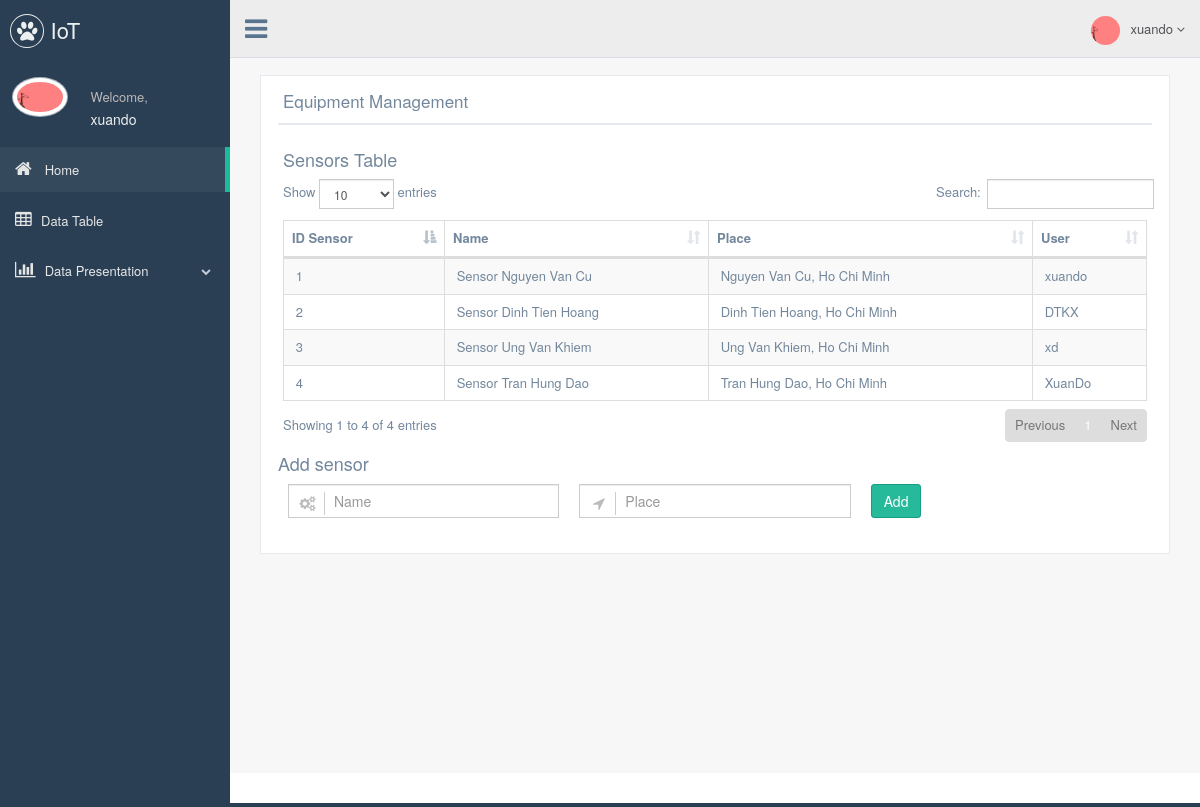
Screenshot of /index.php (signed in) with the database file from the repository.
### tables this page shows
CREATE TABLE IF NOT EXISTS `users` (
  `id` int(11) NOT NULL AUTO_INCREMENT,
  `username` varchar(255) NOT NULL,
  `email` varchar(255) NOT NULL,
  `password` varchar(255) NOT NULL,
  `created` datetime NOT NULL DEFAULT CURRENT_TIMESTAMP,
  `status` enum('1','0') NOT NULL DEFAULT '1',
  PRIMARY KEY (`id`)
);

CREATE TABLE IF NOT EXISTS `sensors` (
  `id` int(11) NOT NULL AUTO_INCREMENT,
  `name` varchar(255) NOT NULL,
  `place` varchar(255) NOT NULL,
  `user` varchar(255) NOT NULL,
  PRIMARY KEY (`id`)
);

### session.php (called while the page is built, shortened)
<?php
	$sessData = !empty($_SESSION['sessData'])?$_SESSION['sessData']:'';
	if(!empty($sessData['userLoggedIn']) && !empty($sessData['userID'])){
		include 'user.php';
		$user = new User();
		$conditions['where'] = array(
			'id' => $sessData['userID'],
		);
		$conditions['return_type'] = 'single';
		$userData = $user->getRows($conditions);
	}else{
		header("Location: login.php");
	}
?>

### user.php (called while the page is built, shortened)
<?php
    class User{
        private $dbHost     = "localhost";
        private $dbUsername = "root";
        private $dbPassword = "";
        private $dbName     = "iot";
        private $userTbl    = "users";
        public function __construct(){
            if(!isset($this->db)){
                $conn = new mysqli($this->dbHost, $this->dbUsername, $this->dbPassword, $this->dbName);
                if($conn->connect_error){
                    die("Failed to connect with MySQL: " . $conn->connect_error);
                }else{
                    $this->db = $conn;
                }
            }
        }
        public function getRows($conditions = array()){
            $sql = 'SELECT ';
            $sql .= array_key_exists("select",$conditions)?$conditions['select']:'*';
            $sql .= ' FROM '.$this->userTbl;
            if(array_key_exists("where",$conditions)){
                $sql .= ' WHERE ';
                $i = 0;
                foreach($conditions['where'] as $key => $value){
                    $pre = ($i > 0)?' AND ':'';
                    $sql .= $pre.$key." = '".$value."'";
                    $i++;
                }
            }
            $result = $this->db->query($sql);
            if(array_key_exists("return_type",$conditions) && $conditions['return_type'] != 'all'){
                switch($conditions['return_type']){
                    case 'single':
                        $data = $result->fetch_assoc();
                        break;
                }
            }else{
                if($result->num_rows > 0){
                    while($row = $result->fetch_assoc()){
                        $data[] = $row;
                    }
                }
            }
            return !empty($data)?$data:false;
        }
    }
?>

### index.php (the view, shortened to what this page needs)
<?php
	include ("session.php");
  $link=Connection();
  $result=mysqli_query($link,"SELECT * FROM sensors");
?>
<!DOCTYPE html>
<html lang="en">
  <head>
    <link href="vendors/bootstrap/dist/css/bootstrap.min.css" rel="stylesheet">
    <link href="vendors/font-awesome/css/font-awesome.min.css" rel="stylesheet">
    <link href="vendors/datatables.net-bs/css/dataTables.bootstrap.min.css" rel="stylesheet">
    <link href="vendors/datatables.net-buttons-bs/css/buttons.bootstrap.min.css" rel="stylesheet">
    <link href="build/css/custom.min.css" rel="stylesheet">
   </head>
  <body class="nav-md">
    <div class="container body">
      <div class="main_container">
      	<div class="col-md-3 left_col menu_fixed">
          <div class="left_col scroll-view">
            <div class="navbar nav_title" style="border: 0;">
              <a href="index.php" class="site_title"><i class="fa fa-paw"></i> <span>IoT</span></a>
            </div>
            <div class="profile clearfix">
              <div class="profile_pic">
                <img src="images/img.jpg" alt="..." class="img-circle profile_img">
              </div>
              <div class="profile_info">
                <span>Welcome,</span>
                <h2><?php echo $userData['username']; ?></h2>
              </div>
            </div>
            <div id="sidebar-menu" class="main_menu_side hidden-print main_menu">
              <div class="menu_section">
                <ul class="nav side-menu">
                  <li><a href="index.php"><i class="fa fa-home"></i> Home </a></li>
                  <li><a href="showData.php"><i class="fa fa-table"></i>Data Table</a></li>
                  <li><a><i class="fa fa-bar-chart-o"></i> Data Presentation <span class="fa fa-chevron-down"></span></a>
                  </li>
                </ul>
              </div>
            </div>
          </div>
        </div>
        <div class="top_nav navbar-fixed-top">
          <div class="nav_menu">
            <nav>
              <div class="nav toggle">
                <a id="menu_toggle"><i class="fa fa-bars"></i></a>
              </div>
              <ul class="nav navbar-nav navbar-right">
                <li class="">
                  <a href="javascript:;" class="user-profile dropdown-toggle" data-toggle="dropdown" aria-expanded="false">
                    <img src="images/img.jpg" alt=""><?php echo $userData['username'];?>
                    <span class=" fa fa-angle-down"></span>
                  </a>
                </li>
              </ul>
            </nav>
          </div>
        </div>
        <div class="right_col" role="main">
          <div class="">
            <div class="page-title">
            </div>
              <div class="col-md-12 col-sm-12 col-xs-12">
                <div class="x_panel">
                  <div class="x_title">
                    <h2>Equipment Management</h2>
                    <div class="clearfix"></div>
                  </div>
                  <div class="x_content">
                    <h2>Sensors Table</h2>
                    <table id="datatable-responsive" class="table table-striped table-bordered dt-responsive nowrap" cellspacing="0" width="100%">
                      <thead>
                        <tr>
                          <th>ID Sensor</th>
                          <th>Name</th>
                          <th>Place</th>
                          <th>User</th>
                        </tr>
                      </thead>
                      <tbody>
                      	<?php
  							          if($result!==FALSE){
                            while($row = mysqli_fetch_array($result)) {
                              printf("<tr><td> &nbsp;%s </td><td> &nbsp;%s </td><td> &nbsp;%s&nbsp; </td><td> &nbsp;%s&nbsp; </td></tr>",
                                $row["id"],$row["name"], $row["place"],$row["user"]);
                            }
                          }
                        ?>
                      </tbody>
                    </table>
                  </div>
                  <h2>Add sensor</h2>
                  <form class="form-horizontal form-label-left input_mask" method="POST" action="">
                      <div class="col-md-4 col-sm-4 col-xs-12 form-group has-feedback">
                        <input type="text" class="form-control has-feedback-left" id="name" name="name" placeholder="Name">
                      </div>
                      <div class="col-md-4 col-sm-4 col-xs-12 form-group has-feedback">
                        <input type="text" class="form-control has-feedback-left" id="place" name="place" placeholder="Place">
                      </div>
                      <div class="form-group">
                        <div class="col-md-4 col-sm-4 col-xs-12 form-group has-feedback">
                          <button type="submit" class="btn btn-success" name="add_sensor">Add</button>
                        </div>
                      </div>
                  </form>
                </div>
              </div>
            </div>
          </div>
        </div>
        <footer>
        </footer>
      </div>
  </body>
</html>

### rows the page displays
users: username "xuando"
sensors: id "1", name "Sensor Nguyen Van Cu", place "Nguyen Van Cu, Ho Chi Minh", user "xuando"
sensors: id "2", name "Sensor Dinh Tien Hoang", place "Dinh Tien Hoang, Ho Chi Minh", user "DTKX"
sensors: id "3", name "Sensor Ung Van Khiem", place "Ung Van Khiem, Ho Chi Minh", user "xd"
sensors: id "4", name "Sensor Tran Hung Dao", place "Tran Hung Dao, Ho Chi Minh", user "XuanDo"
